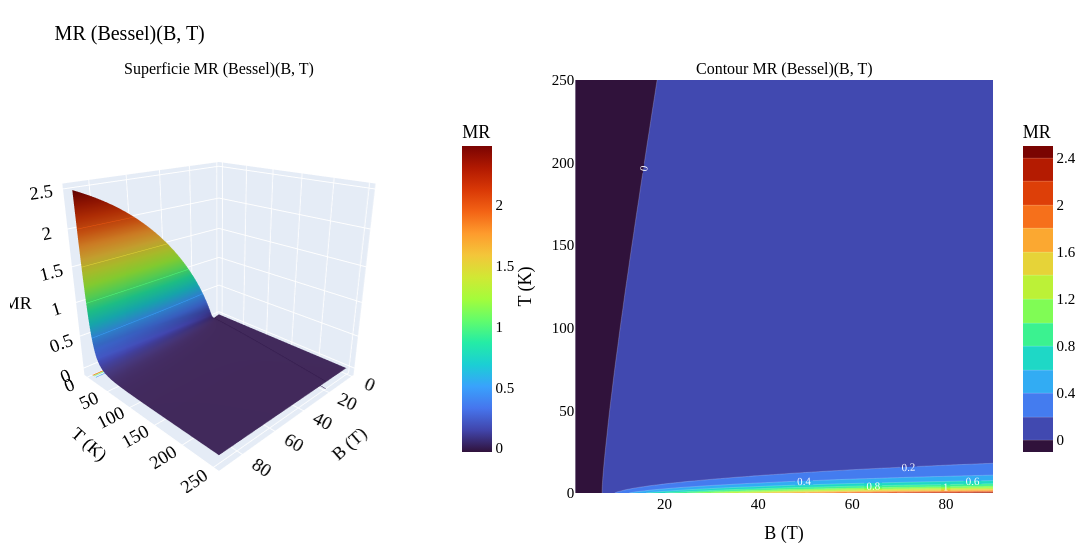

Notebook source saved alongside this figure:
### Markdown cell above
---
## Magnetoresistenza $\mathrm{MR}(B, T)$ — Bessel

$\mathrm{MR}(B, T) = \dfrac{\rho_{xx}(B, T)}{\rho_{xx}(0, T)} - 1$

Nel modello Bessel $\rho_{xx}(0, T)$ e' stimato dal plateau della serie a $\alpha(B_{\mathrm{ref}}) \approx 10$. Per $B$ troppo basso la somma diverge numericamente (iv($k, \alpha$) overflow): in quella zona il plot mostra $\mathrm{MR} = 0$ (corrisponde al plateau fisico).

### Code cell
plot_observable_4panel(
    MR_B_grid,
    name='MR (Bessel)', name_tex=r'$\mathrm{MR}$',
    label_plain='MR', label_tex=r'$\rho_{xx}(B)/\rho_{xx}(0) - 1$',
    cmap='Turbo',
    B_grid_1d=B_grid_1d, T_grid_1d=T_grid_1d,
    T_slices=(5, 30, 60, 100, 150, 250),
    B_slices=(5, 20, 40, 60, 80),
)

### Figure 1 — Plotly figure (JSON) as saved in the notebook; plotly's stock layout.template omitted (floating-point values rounded to 4 significant figures; data arrays with more than 128 entries replaced by an {"elided": "..."} marker saying what was removed)
{"data": [{"colorbar": {"len": 0.85, "title": {"text": "MR"}, "x": 0.45}, "colorscale": [[0, "#30123b"], [0.07143, "#4145ab"], [0.1429, "#4675ed"], [0.2143, "#39a2fc"], [0.2857, "#1bcfd4"], [0.3571, "#24eca6"], [0.4286, "#61fc6c"], [0.5, "#a4fc3b"], [0.5714, "#d1e834"], [0.6429, "#f3c63a"], [0.7143, "#fe9b2d"], [0.7857, "#f36315"], [0.8571, "#d93806"], [0.9286, "#b11901"], [1, "#7a0402"]], "contours": {"z": {"highlightcolor": "white", "project": {"z": true}, "show": true, "usecolormap": true}}, "hovertemplate": "B = %{x:.1f} T<br>T = %{y:.1f} K<br>MR = %{z:.4g}<extra></extra>", "scene": "scene", "type": "surface", "x": [1.0, 2.127, 3.253, 4.38, 5.506, 6.633, 7.759, 8.886, 10.01, 11.14, 12.27, 13.39, 14.52, 15.65, 16.77, 17.9, 19.03, 20.15, 21.28, 22.41, 23.53, 24.66, 25.78, 26.91, 28.04, 29.16, 30.29, 31.42, 32.54, 33.67, 34.8, 35.92, 37.05, 38.18, 39.3, 40.43, 41.56, 42.68, 43.81, 44.94, 46.06, 47.19, 48.32, 49.44, 50.57, 51.7, 52.82, 53.95, 55.08, 56.2, 57.33, 58.46, 59.58, 60.71, 61.84, 62.96, 64.09, 65.22, 66.34, 67.47, 68.59, 69.72, 70.85, 71.97, 73.1, 74.23, 75.35, 76.48, 77.61, 78.73, 79.86, 80.99, 82.11, 83.24, 84.37, 85.49, 86.62, 87.75, 88.87, 90.0], "y": {"elided": "200 float values"}, "z": {"elided": "200x80 float values"}}, {"colorbar": {"len": 0.85, "title": {"text": "MR"}, "x": 1.02}, "colorscale": [[0, "#30123b"], [0.07143, "#4145ab"], [0.1429, "#4675ed"], [0.2143, "#39a2fc"], [0.2857, "#1bcfd4"], [0.3571, "#24eca6"], [0.4286, "#61fc6c"], [0.5, "#a4fc3b"], [0.5714, "#d1e834"], [0.6429, "#f3c63a"], [0.7143, "#fe9b2d"], [0.7857, "#f36315"], [0.8571, "#d93806"], [0.9286, "#b11901"], [1, "#7a0402"]], "contours": {"labelfont": {"color": "white", "size": 11}, "showlabels": true}, "hovertemplate": "B = %{x:.1f} T<br>T = %{y:.1f} K<br>MR = %{z:.4g}<extra></extra>", "line": {"color": "rgba(255,255,255,0.4)", "width": 0.5}, "type": "contour", "x": [1.0, 2.127, 3.253, 4.38, 5.506, 6.633, 7.759, 8.886, 10.01, 11.14, 12.27, 13.39, 14.52, 15.65, 16.77, 17.9, 19.03, 20.15, 21.28, 22.41, 23.53, 24.66, 25.78, 26.91, 28.04, 29.16, 30.29, 31.42, 32.54, 33.67, 34.8, 35.92, 37.05, 38.18, 39.3, 40.43, 41.56, 42.68, 43.81, 44.94, 46.06, 47.19, 48.32, 49.44, 50.57, 51.7, 52.82, 53.95, 55.08, 56.2, 57.33, 58.46, 59.58, 60.71, 61.84, 62.96, 64.09, 65.22, 66.34, 67.47, 68.59, 69.72, 70.85, 71.97, 73.1, 74.23, 75.35, 76.48, 77.61, 78.73, 79.86, 80.99, 82.11, 83.24, 84.37, 85.49, 86.62, 87.75, 88.87, 90.0], "xaxis": "x", "y": {"elided": "200 float values"}, "yaxis": "y", "z": {"elided": "200x80 float values"}}], "layout": {"annotations": [{"font": {"size": 16}, "showarrow": false, "text": "Superficie MR (Bessel)(B, T)", "x": 0.2125, "xanchor": "center", "xref": "paper", "y": 1, "yanchor": "bottom", "yref": "paper"}, {"font": {"size": 16}, "showarrow": false, "text": "Contour MR (Bessel)(B, T)", "x": 0.7875, "xanchor": "center", "xref": "paper", "y": 1, "yanchor": "bottom", "yref": "paper"}], "font": {"color": "black", "family": "serif", "size": 15}, "height": 550, "margin": {"b": 10, "l": 10, "r": 10, "t": 80}, "scene": {"camera": {"eye": {"x": 1.6, "y": 1.6, "z": 0.9}}, "domain": {"x": [0, 0.425], "y": [0, 1]}, "xaxis": {"title": {"text": "B (T)"}}, "yaxis": {"title": {"text": "T (K)"}}, "zaxis": {"title": {"text": "MR"}}}, "title": {"font": {"color": "black", "family": "serif", "size": 20}, "text": "MR (Bessel)(B, T)"}, "width": 1200, "xaxis": {"anchor": "y", "domain": [0.575, 1], "title": {"text": "B (T)"}}, "yaxis": {"anchor": "x", "domain": [0, 1], "title": {"text": "T (K)"}}}}
